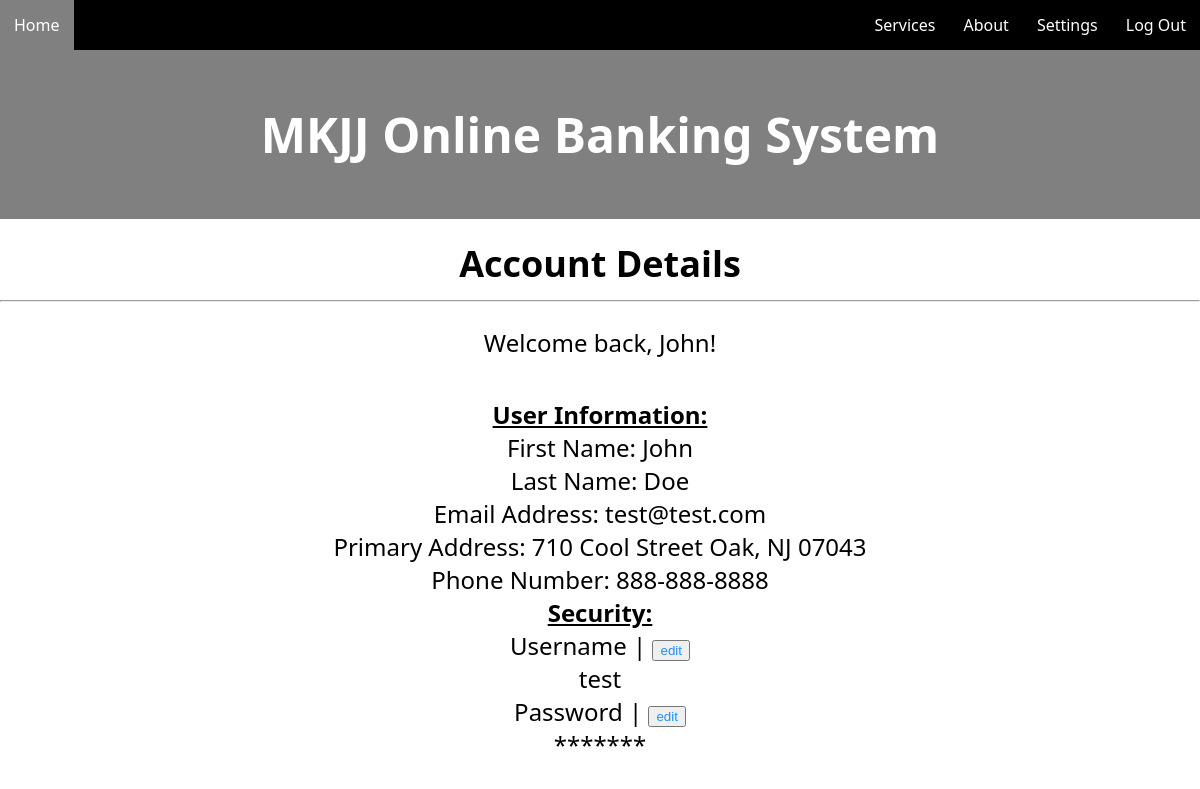
The app's page /account.php (signed in) with its own data.
### tables this page shows
CREATE TABLE `customer` (
  `customerID` char(6) NOT NULL,
  `cUsername` varchar(50) DEFAULT NULL,
  `cPassword` varchar(255) NOT NULL,
  `cEmail` varchar(50) DEFAULT NULL,
  `cFname` varchar(50) NOT NULL,
  `cLname` varchar(50) NOT NULL,
  `cAddress` varchar(100) NOT NULL,
  `phoneNumber` varchar(255) DEFAULT NULL,
  `numOfAccounts` int(11) NOT NULL
);

### account.php (the view, shortened to what this page needs)
<?php
require_once './db_connect.php';
$stmt = $db->prepare("SELECT * FROM customer WHERE cUsername = ?");
$stmt->bind_param("s", $_SESSION['user']);
$stmt->execute();
$result = $stmt->get_result();
if ($result && $result->num_rows > 0) {
  $row = $result->fetch_assoc();
  $username = htmlspecialchars($row['cUsername']);
  $fname = htmlspecialchars($row['cFname']);
  $lname = htmlspecialchars($row['cLname']);
  $email = htmlspecialchars($row['cEmail']);
  $address = htmlspecialchars($row['cAddress']);
  $phone = htmlspecialchars($row['phoneNumber']);
}
?>
<!DOCTYPE html>
<html lang="en">
<head>
  <link rel="stylesheet" href="./style.css">
</head>
<body>
  <ul>
    <li><a class="active" href="./homepage.php">Home</a></li>
    <li style="float:right"><a class="active" href="./scripts/logout.php">Log Out</a></li>
    <li style="float:right"><a class="active" href="./account.php">Settings</a></li>
    <li style="float:right"><a class="active" href="./about.php">About</a></li>
    <li style="float:right"><a class="active" href="./services.php">Services</a></li>
  </ul>
  <div class="hero-wrapper">
    <div class="hero-wrapper-squared">
      <h1>MKJJ Online Banking System</h1>
    </div>
  </div>
  <nav class="heading">
    <h1>
      <center>Account Details</center>
    </h1>
  </nav>
  <hr>
  <div>
    <center>
      <p>Welcome back, <?php echo htmlspecialchars($fname, ENT_QUOTES, 'UTF-8'); ?>!</p>
    </center>
  </div>
  <div class="info">
    <div2><b><u>User Information:</u></div2></b>
    <center>
      <div>
        First Name: <?php echo htmlspecialchars($fname, ENT_QUOTES, 'UTF-8'); ?>
      </div>
      <div>
        Last Name: <?php echo htmlspecialchars($lname, ENT_QUOTES, 'UTF-8'); ?>
      </div>
      <div>
        Email Address: <?php echo htmlspecialchars($email, ENT_QUOTES, 'UTF-8'); ?>
      </div>
      <div>
        Primary Address: <?php echo htmlspecialchars($address, ENT_QUOTES, 'UTF-8'); ?>
      </div>
      <div>
        Phone Number: <?php echo htmlspecialchars($phone, ENT_QUOTES, 'UTF-8'); ?>
      </div>
    </center>
    <div2><b><u>Security:</u></b></div2>
    <center>
      <div>
        Username | <button class="editusername" onclick="openUsernameForm()">edit</button>
      </div>
      <div><?php echo htmlspecialchars($username, ENT_QUOTES, 'UTF-8'); ?></div>
      <div>
        Password | <button class="editpass" onclick="openPasswordForm()">edit</button>
      </div>
      <div>*******</div>
    </center>
  </div>
</body>
</html>

### style.css (style rules this page uses)
body, html { height: 100%; margin: 0; font-family: "Segoe UI", Tahoma, Geneva, Verdana, sans-serif; }
ul { list-style-type: none; margin: 0; padding: 0; overflow: hidden; background-color: black; font-size: 16px; }
li { float: left; }
li a { display: inline-block; color: white; text-align: center; padding: 14px 14px; text-decoration: none; }
.hero-wrapper { padding: 8rem; background-color: grey; background-position: center; display: flex; justify-content: center; color: white; font-size: 24px; padding-bottom: 20px; padding-top: 20px; }
.hero-wrapper-squared { display: block; }

### account.php (style rules this page uses)
body { font-size: 24px; font-family: 'Segoe UI', Tahoma, Geneva, Verdana, sans-serif; }
.editusername { color: dodgerblue; }
.editpass { color: dodgerblue; }
.hero-wrapper, .hero-wrapper-squared { display: flex; justify-content: center; align-items: center; flex-direction: column; text-align: center; }
.heading h1, .heading h2 { text-align: center; margin-top: 20px; margin-bottom: 10px; }
.info, .section-wrapper { max-width: 800px; margin: 20px auto; padding: 15px; text-align: center; }

### records on screen
customer: cFname "John", cLname "Doe", cEmail "test@test.com", cAddress "710 Cool Street Oak, NJ 07043", phoneNumber "888-888-8888", cUsername "test"
